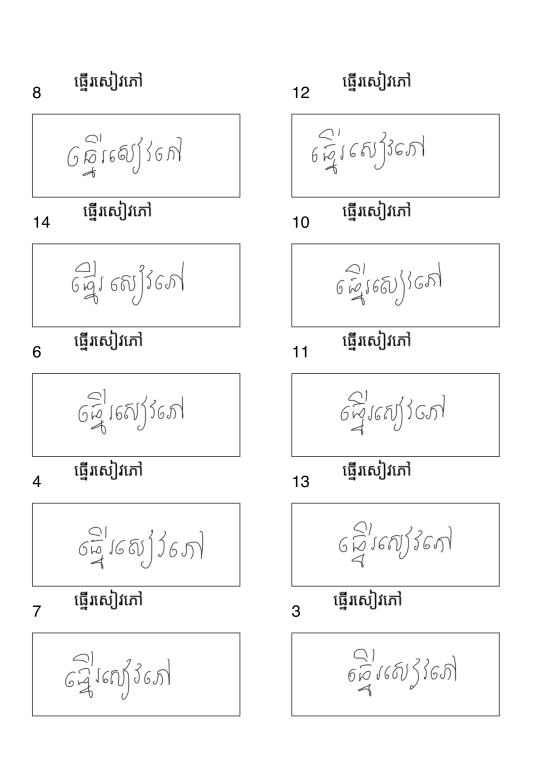
#> input picture image_processing/images/2026-03-30 12.47.55.jpg, 1654 x 2339 px (shown at 1/3 size); its folder holds only this picture in this run
$ python extract_boxes.py
#> lines starting #> are read from the running program, lines starting #| are printed output that depends on the picture; after the words box and inside, x2 and y2 are one past the last pixel; in counts of white or black regions, pixels touching at a corner belong together
#> in process_image, img is the input picture: shape (2339, 1654, 3); min 0, max 255, mean 248.9
"""
Handwriting Box Extractor
=========================
Detects handwriting boxes in scanned pages, reads the ID number printed
above-left of each box via OCR, crops the interior (no border), resizes
to exactly 960x384 px, saves as <word_id>.png, and appends a row to
dataset.csv.

dataset.csv columns:
    id          - auto-incrementing integer (continues across runs)
    word_id     - the number printed on the page next to the box
    image_path  - path to the saved crop
    writer_id   - auto-incremented per image file (1 image = 1 writer)
                  override the starting number with --writer-id-start
    label       - Khmer text from word_labels.csv (blank if not found)

Usage:
    python extract_boxes.py
    python extract_boxes.py --debug
    python extract_boxes.py --writer-id-start 3   # if adding more writers later

Requirements:
    pip install opencv-python pytesseract pandas numpy
    sudo apt-get install tesseract-ocr
    (macOS: brew install tesseract)
"""

import cv2
import numpy as np
import csv
import re
import argparse
from pathlib import Path

try:
    import pytesseract
    OCR_AVAILABLE = True
except ImportError:
    OCR_AVAILABLE = False
    print("⚠  pytesseract not installed.")
    print("   pip install pytesseract  +  apt/brew install tesseract-ocr")

# ── Config ────────────────────────────────────────────────────────────────────
OUT_W        = 960
OUT_H        = 384
BORDER_INSET = 4   # px to inset from detected box edge to exclude border line


# ── Label loading ─────────────────────────────────────────────────────────────

# [8 lines left out: function load_labels, not called in this run]


# ── Dataset CSV helpers ───────────────────────────────────────────────────────

DATASET_FIELDS = ['id', 'image_path', 'writer_id', 'label']
PROCESSED_MANIFEST = 'converted_sources.txt'


def next_auto_id(dataset_csv: Path) -> int:
    """Return the next auto-increment id (max existing id + 1, or 1 if new)."""
    if not dataset_csv.exists():
        return 1
    max_id = 0
    with open(dataset_csv, newline='', encoding='utf-8') as f:
        reader = csv.DictReader(f)
        for row in reader:
            try:
                max_id = max(max_id, int(row['id']))
            except (ValueError, KeyError):
                pass
    return max_id + 1


# [9 lines left out: function append_rows, not called in this run]


def load_processed_sources(manifest_path: Path) -> set[str]:
    """Return the set of source image filenames that were already processed."""
    if not manifest_path.exists():
        return set()
    with open(manifest_path, encoding='utf-8') as f:
        return {line.strip() for line in f if line.strip()}


# [5 lines left out: function append_processed_source, not called in this run]


# ── Box detection ─────────────────────────────────────────────────────────────

def _iou(a, b):
    ax, ay, aw, ah = a
    bx, by, bw, bh = b
    ix  = max(ax, bx);       iy  = max(ay, by)
    ix2 = min(ax+aw, bx+bw); iy2 = min(ay+ah, by+bh)
    inter = max(0, ix2-ix) * max(0, iy2-iy)
    union = aw*ah + bw*bh - inter
    return inter / union if union else 0


def _merge_rects(rects, iou_thresh=0.35):
    if not rects:
        return rects
    rects = sorted(rects, key=lambda r: r[2]*r[3], reverse=True)
    keep = []
    for r in rects:
        if all(_iou(r, k) < iou_thresh for k in keep):
            keep.append(r)
    return keep


def find_boxes(img_bgr):
    """Find all handwriting rectangles, sorted left-col top->bottom then right."""
    h, w  = img_bgr.shape[:2]
#> h = 2339; w = 1654
    total = h * w
#> total = 3868706
    gray  = cv2.cvtColor(img_bgr, cv2.COLOR_BGR2GRAY)

    adaptive = cv2.adaptiveThreshold(
        gray, 255, cv2.ADAPTIVE_THRESH_GAUSSIAN_C,
        cv2.THRESH_BINARY_INV, blockSize=51, C=10
    )
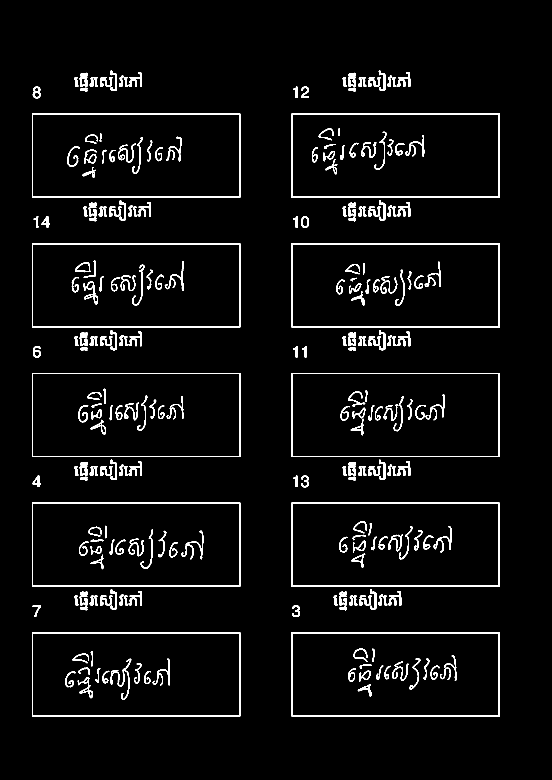
#> adaptive: shape (2339, 1654) (shown at 1/3 size); 3.6% white; 272 white regions, largest, box (x1, y1, x2, y2) and area: (874, 341, 1500, 593) 5478, (874, 730, 1500, 982) 5478, (874, 1119, 1500, 1371) 5478
    _, otsu = cv2.threshold(gray, 0, 255, cv2.THRESH_BINARY_INV + cv2.THRESH_OTSU)
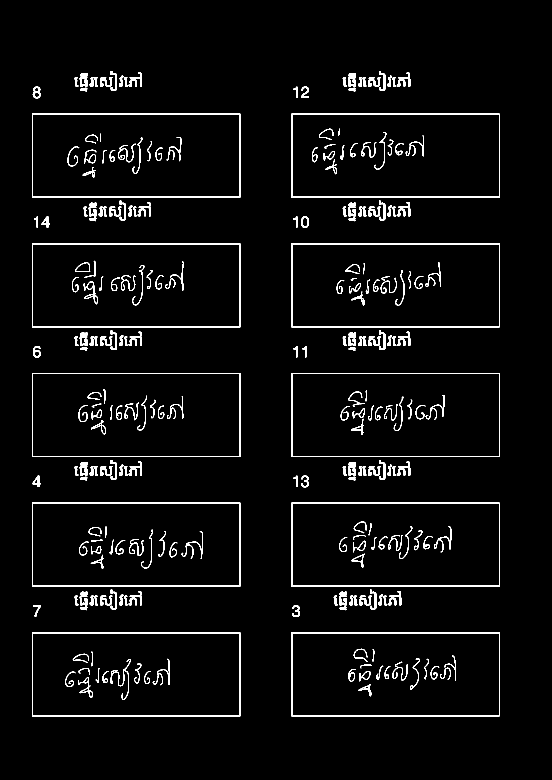
#> otsu: shape (2339, 1654) (shown at 1/3 size); 3.2% white; 275 white regions, largest, box (x1, y1, x2, y2) and area: (96, 341, 721, 593) 5226, (96, 730, 721, 982) 5226, (96, 1119, 721, 1371) 5226
    combined = cv2.bitwise_or(adaptive, otsu)
    kernel   = cv2.getStructuringElement(cv2.MORPH_RECT, (3, 3))
    combined = cv2.morphologyEx(combined, cv2.MORPH_CLOSE, kernel, iterations=2)
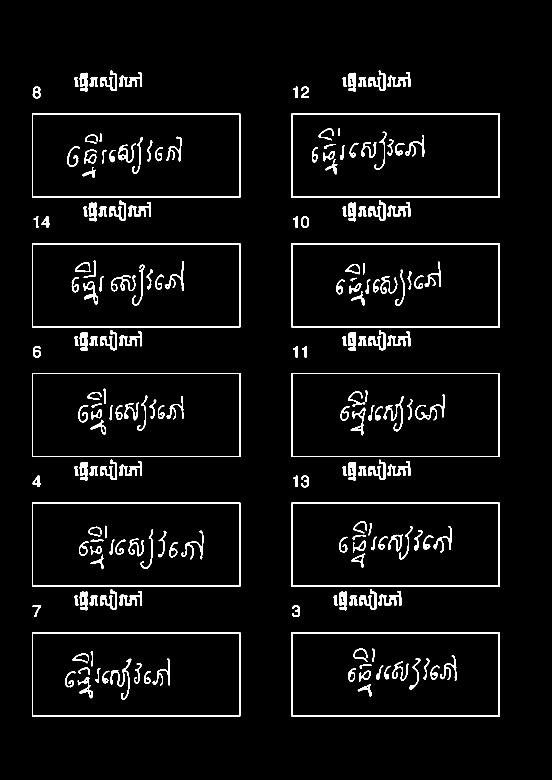
#> combined: shape (2339, 1654) (shown at 1/3 size); 3.8% white; 195 white regions

    contours, _ = cv2.findContours(combined, cv2.RETR_EXTERNAL, cv2.CHAIN_APPROX_SIMPLE)
#> contours = 75 contours; largest, box (x1, y1, x2, y2) and area: (874, 1119, 1500, 1371) 156875, (874, 730, 1500, 982) 156875, (874, 341, 1500, 593) 156875, (874, 1897, 1500, 2149) 156874, (874, 1508, 1500, 1760) 156874
    candidates  = []
    for cnt in contours:
        x, y, bw, bh = cv2.boundingRect(cnt)
        area   = bw * bh
        aspect = bw / bh if bh else 0
        if (0.004 * total < area < 0.20 * total) and (1.4 < aspect < 7.0):
            candidates.append((x, y, bw, bh))
#> this loop made 75 passes
#> (x, y, bw, bh, area, aspect) on passes 1, 3, 4, 5, 6, 7, 8, 9, 10, 11, 12, 13: (874, 1897, 626, 252, 157752, 2.48), (876, 1816, 24, 35, 840, 0.686), (98, 1816, 25, 34, 850, 0.735), (1047, 1787, 25, 29, 725, 0.862), (1000, 1787, 13, 29, 377, 0.448), (269, 1787, 25, 29, 725, 0.862), (222, 1787, 13, 29, 377, 0.448), (1017, 1775, 24, 56, 1344, 0.429), (239, 1775, 24, 56, 1344, 0.429), (1135, 1773, 69, 44, 3036, 1.57), (357, 1773, 69, 44, 3036, 1.57), (1078, 1768, 51, 61, 3111, 0.836)
#> (cnt, x, y, bw, bh, area, aspect) on passes 2, 16, 30, 31, 45, 46: ([[96, 1897], [96, 2148], [720, 2148], [720, 1897]], 96, 1897, 625, 252, 157500, 2.48), ([[96, 1508], [96, 1759], [720, 1759], [720, 1508]], 96, 1508, 625, 252, 157500, 2.48), ([[874, 1119], [874, 1370], [1499, 1370], [1499, 1119]], 874, 1119, 626, 252, 157752, 2.48), ([[96, 1119], [96, 1370], [720, 1370], [720, 1119]], 96, 1119, 625, 252, 157500, 2.48), ([[874, 730], [874, 981], [1499, 981], [1499, 730]], 874, 730, 626, 252, 157752, 2.48), ([[96, 730], [96, 981], [720, 981], [720, 730]], 96, 730, 625, 252, 157500, 2.48)
#> after the loop, candidates = [(874, 1897, 626, 252), (96, 1897, 625, 252), (874, 1508, 626, 252), (96, 1508, 625, 252), (874, 1119, 626, 252), (96, 1119, 625, 252), (874, 730, 626, 252), (96, 730, 625, 252), (874, 341, 626, 252), (96, 341, 625, 252)]

    candidates = _merge_rects(candidates)
#> in _merge_rects, `rects = sorted(rects, key=lambda r: r[2]*r[3], reverse=True)`: rects = [(874, 1897, 626, 252), (874, 1508, 626, 252), (874, 1119, 626, 252), (874, 730, 626, 252), (874, 341, 626, 252), (96, 1897, 625, 252), (96, 1508, 625, 252), (96, 1119, 625, 252), (96, 730, 625, 252), (96, 341, 625, 252)]
#> the loop in _merge_rects, `for r in rects:` made 10 passes
#> r on passes 2 to 8: (874, 1508, 626, 252), (874, 1119, 626, 252), (874, 730, 626, 252), (874, 341, 626, 252), (96, 1897, 625, 252), (96, 1508, 625, 252), (96, 1119, 625, 252)
    mid   = w / 2
    left  = sorted([r for r in candidates if r[0]+r[2]/2 <  mid], key=lambda r: r[1])
    right = sorted([r for r in candidates if r[0]+r[2]/2 >= mid], key=lambda r: r[1])
    return left + right


# ── OCR: read ID above the box ────────────────────────────────────────────────

def _ocr_number(gray_roi, valid_ids=None):
    """Try multiple OCR passes and return the highest-confidence numeric candidate."""
    expected_len = None
    if valid_ids:
        lengths = [len(str(v)) for v in valid_ids]
        if lengths:
            expected_len = max(set(lengths), key=lengths.count)

    candidate_scores = {}

    for scale in [2, 3, 4]:
        up = cv2.resize(gray_roi, None, fx=scale, fy=scale,
                        interpolation=cv2.INTER_CUBIC)
        _, th = cv2.threshold(up, 0, 255, cv2.THRESH_BINARY + cv2.THRESH_OTSU)
        th_inv = cv2.bitwise_not(th)

        for variant in [th, th_inv]:
            padded = cv2.copyMakeBorder(variant, 20, 20, 20, 20,
                                        cv2.BORDER_CONSTANT, value=255)

            # Light denoise to stabilize OCR segmentation.
            padded = cv2.medianBlur(padded, 3)

            for psm in [7, 6, 8, 13]:
                cfg = f'--psm {psm} --oem 3 -c tessedit_char_whitelist=0123456789'
                try:
                    data = pytesseract.image_to_data(
                        padded,
                        config=cfg,
                        output_type=pytesseract.Output.DICT,
                    )

                    tokens = []
                    for i, txt in enumerate(data['text']):
                        digits = re.sub(r'\D', '', txt or '')
                        if not digits:
                            continue
                        try:
                            conf = float(data['conf'][i])
                        except (ValueError, TypeError):
                            conf = -1.0
                        if conf < 0:
                            continue
                        try:
                            num = int(digits)
                        except ValueError:
                            continue

                        # Longer digit groups and higher confidence are preferred.
                        score = conf + (len(digits) * 12)
                        if expected_len is not None:
                            score -= abs(len(digits) - expected_len) * 20
                        candidate_scores[num] = max(candidate_scores.get(num, -1e9), score)
                        tokens.append((int(data['left'][i]), digits, conf))

                    # Combine left-to-right digit tokens into one line candidate (e.g. 4|2|9|0).
                    if tokens:
                        tokens.sort(key=lambda t: t[0])
                        joined = ''.join(t[1] for t in tokens)
                        if joined:
                            joined_num = int(joined)
                            avg_conf = sum(t[2] for t in tokens) / len(tokens)
                            joined_score = avg_conf + (len(joined) * 14)
                            if expected_len is not None:
                                joined_score -= abs(len(joined) - expected_len) * 20
                            candidate_scores[joined_num] = max(
                                candidate_scores.get(joined_num, -1e9),
                                joined_score,
                            )

                except Exception:
                    pass

    if not candidate_scores:
        return None

    # If label IDs are known, prefer OCR outputs that exist in labels.
    if valid_ids:
        for num in list(candidate_scores.keys()):
            if num in valid_ids:
                candidate_scores[num] += 12

    # Final safety: if we know expected length, ignore much shorter results.
    if expected_len is not None:
        filtered = {
            num: score for num, score in candidate_scores.items()
            if len(str(num)) >= max(1, expected_len - 1)
        }
        if filtered:
            candidate_scores = filtered

    return max(candidate_scores.items(), key=lambda kv: kv[1])[0]


def read_id_above_box(img_bgr, box, valid_ids=None):
    """OCR the number printed above-left of the box."""
    if not OCR_AVAILABLE:
        return None
    x, y, w, h   = box
    ih, iw        = img_bgr.shape[:2]
    # Use a wider OCR window above the box to avoid clipping digits.
    x1 = max(0,  x - 10)
    x2 = min(iw, x + w)
    y1 = max(0,  y - int(h * 1.2))
    y2 = max(0,  y - BORDER_INSET)
    if y2 <= y1 or x2 <= x1:
        return None

    roi  = img_bgr[y1:y2, x1:x2]
    gray = cv2.cvtColor(roi, cv2.COLOR_BGR2GRAY)

    # Try left-third first (where the ID number sits), then full strip.
    left = gray[:, : max(1, gray.shape[1] // 3)]
    return _ocr_number(left, valid_ids=valid_ids) or _ocr_number(gray, valid_ids=valid_ids)


# ── Crop + resize ─────────────────────────────────────────────────────────────

# [58 lines left out: function crop_box, not called in this run]


# ── Per-image processing ──────────────────────────────────────────────────────

def process_image(img_path, output_dir, writer_id, labels,
                  dataset_csv, debug=False):
    """
    Process one scanned image. Appends to dataset_csv immediately after
    each image so partial runs are not lost.
    Returns number of crops saved.
    """
    img = cv2.imread(str(img_path))
    if img is None:
        print(f"  ✗ Cannot read: {img_path.name}")
        return 0

    print(f"\n── {img_path.name}  (writer_id={writer_id})")
    boxes = find_boxes(img)
    print(f"   Found {len(boxes)} box(es)")
#|    Found 10 box(es)
    if not boxes:
        print("   ⚠  No boxes detected — skipping.")
        return 0

    # Get current auto-increment base before we start writing
    auto_id   = next_auto_id(dataset_csv)
#> (reads image_processing/dataset.csv from the repository)
    saved     = 0
    new_rows  = []
    debug_img = img.copy() if debug else None

    valid_ids = set(labels.keys()) if labels else None

    for i, box in enumerate(boxes):
        word_id = read_id_above_box(img, box, valid_ids=valid_ids)
        if word_id is None:
            print(f"   ⚠  box {i+1}: OCR could not read ID — skipping.")
            continue

        label = labels.get(word_id, '')
        if not str(label).strip():
            print(f"   ⚠  box {i+1}: word_id={word_id} has empty label — skipping.")
            continue

        resized  = crop_box(img, box)
        out_name = f"{word_id}_{writer_id}.png"
        out_path = output_dir / out_name
        cv2.imwrite(str(out_path), resized)

        row   = {
            'id':         auto_id,
            'image_path': str(out_path),
            'writer_id':  writer_id,
            'label':      label,
        }
        new_rows.append(row)
        auto_id += 1
        saved   += 1

        print(f"   ✓  box {i+1}: word_id={word_id}  label=\"{label}\"  -> {out_name}")

        if debug:
            x, y, w, h = box
            cv2.rectangle(debug_img, (x, y), (x+w, y+h), (0, 200, 0), 3)
            cv2.putText(debug_img, str(word_id), (x+6, y+50),
                        cv2.FONT_HERSHEY_SIMPLEX, 1.6, (0, 0, 255), 3)
#> this loop made 1 pass
#> pass 1, in read_id_above_box, `roi  = img_bgr[y1:y2, x1:x2]`:
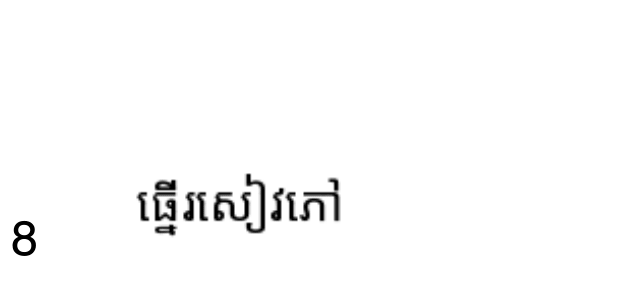
#> roi: shape (298, 635, 3); min 0, max 255, mean 250.6
#> pass 1, in read_id_above_box, `left = gray[:, : max(1, gray.shape[1] // 3)]`:
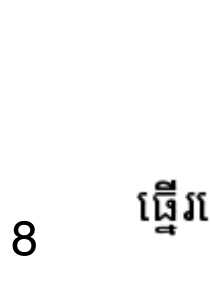
#> left: shape (298, 211); min 0, max 255, mean 248.9

    # Append this image's rows immediately
    if new_rows:
        append_rows(dataset_csv, new_rows)

    if debug and debug_img is not None:
        dbg_path = output_dir / f"DEBUG_{img_path.stem}.jpg"
        cv2.imwrite(str(dbg_path), debug_img, [cv2.IMWRITE_JPEG_QUALITY, 85])
        print(f"   Debug -> {dbg_path.name}")

    return saved


# ── Entry point ───────────────────────────────────────────────────────────────

def main():
    parser = argparse.ArgumentParser(
        description=f'Crop handwriting boxes ({OUT_W}x{OUT_H}px) and build dataset CSV.'
    )
    parser.add_argument('--images-dir',      default='./image_processing/images',
                        help='Folder with scanned images')
    parser.add_argument('--output-dir',      default='./image_processing/processed_images',
                        help='Where to save cropped images')
    parser.add_argument('--labels-csv',      default='./pdfs_to_print/word_labels.csv',
                        help='word_labels.csv from generate_pdf.py')
    parser.add_argument('--dataset-csv',     default='./image_processing/dataset.csv',
                        help='Dataset CSV to create or append to')
    parser.add_argument('--writer-id',       default=None, type=int,
                        help='Fixed writer_id to use for all images (overrides --writer-id-start)')
    parser.add_argument('--writer-id-start', default=1, type=int,
                        help='First writer_id to assign (increments per image file)')
    parser.add_argument('--debug',           action='store_true',
                        help='Save annotated debug image per page')
    args = parser.parse_args()

    output_dir  = Path(args.output_dir)
    images_dir  = Path(args.images_dir)
    dataset_csv = Path(args.dataset_csv)
    manifest_csv = output_dir / PROCESSED_MANIFEST
    output_dir.mkdir(parents=True, exist_ok=True)

    # Load labels (gracefully handle missing file)
    labels      = {}
    labels_path = Path(args.labels_csv)
    if labels_path.exists():
        labels = load_labels(labels_path)
        print(f"✓ Loaded {len(labels)} labels from {labels_path.name}")
    else:
        print(f"⚠  word_labels.csv not found at {labels_path} — label column will be blank")

    # Find images
    exts   = {'.png', '.jpg', '.jpeg', '.tif', '.tiff'}
    images = sorted([
        f for f in images_dir.iterdir()
        if f.suffix.lower() in exts and not f.name.startswith('DEBUG_')
    ])
    if not images:
        print(f"✗ No images found in {images_dir}")
        return

    processed_sources = load_processed_sources(manifest_csv)
    if processed_sources:
        print(f"  Skip list  : {len(processed_sources)} already-processed image(s)")

    print(f"✓ {len(images)} image(s) found")
    print(f"  Output size : {OUT_W}x{OUT_H}px")
    print(f"  Dataset CSV : {dataset_csv}  (appending)")
    if args.writer_id is not None:
        print(f"  writer_id   : {args.writer_id} (fixed for all images)")
    else:
        print(f"  writer_id   : {args.writer_id_start} .. {args.writer_id_start + len(images) - 1}")

    total_saved = 0
    for i, img_path in enumerate(images):
        if img_path.name in processed_sources:
            print(f"\n── {img_path.name}")
            print("   ✓ already processed — skipping.")
            continue

        if args.writer_id is not None:
            writer_id = args.writer_id
        else:
            writer_id = args.writer_id_start + i
        saved = process_image(
            img_path, output_dir,
            writer_id   = writer_id,
            labels      = labels,
            dataset_csv = dataset_csv,
            debug       = args.debug,
        )
        total_saved += saved
        if saved > 0:
            append_processed_source(manifest_csv, img_path.name)
            processed_sources.add(img_path.name)

    print(f"\n{'='*52}")
    print(f"  Done. {total_saved} crops saved.")
    print(f"  Images  -> {output_dir}/")
    print(f"  Dataset -> {dataset_csv}")
    print(f"{'='*52}")
    print()
    print("To add more writers later:")
    print("  python extract_boxes.py --writer-id-start 3")
    print("  (id column auto-continues from last row in dataset.csv)")


if __name__ == '__main__':
    main()
#> (the call stopped at in _ocr_number, `data = pytesseract.image_to_data( padded, config=cfg, output_type=pyte..`: pytesseract is not available in this run)
